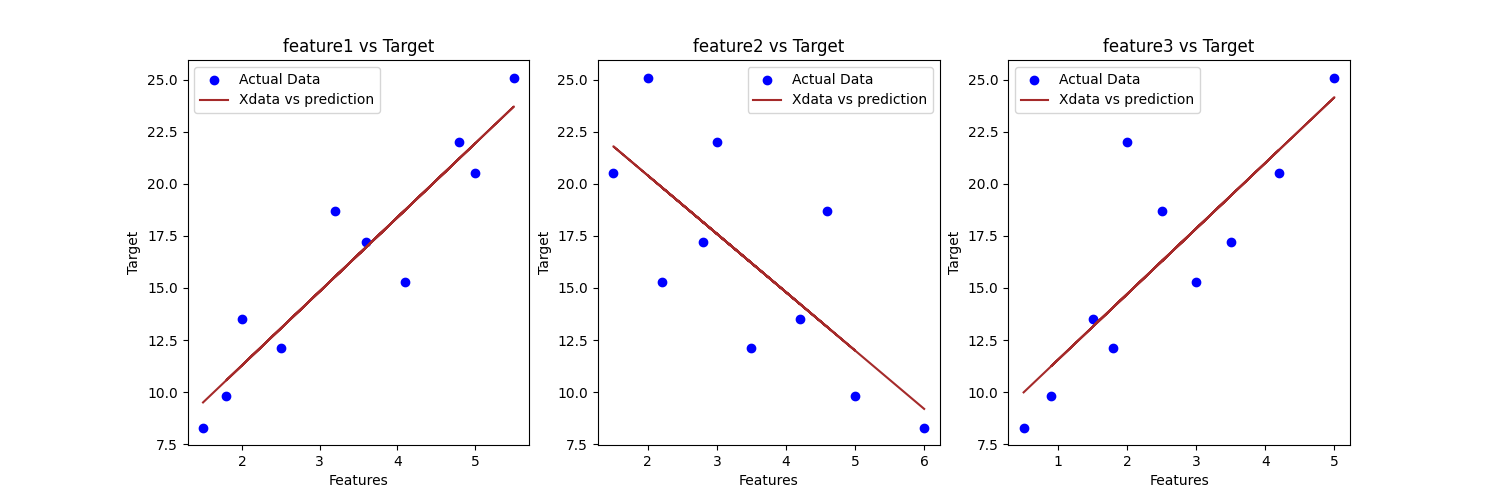

Source code (Python):
import matplotlib.pyplot as plt
import numpy as np
import pandas as pd
from sklearn.linear_model import LinearRegression
from datetime import datetime
import pytz

def main():
    time_zone = pytz.timezone('Asia/Manila')
    time = datetime.now(time_zone).strftime('%d-%m-%y %H:%M')

    data = {
        "feature1": [2.5, 4.1, 3.2, 5.0, 1.8, 3.6, 4.8, 2.0, 5.5, 1.5],
        "feature2": [3.5, 2.2, 4.6, 1.5, 5.0, 2.8, 3.0, 4.2, 2.0, 6.0],
        "feature3": [1.8, 3.0, 2.5, 4.2, 0.9, 3.5, 2.0, 1.5, 5.0, 0.5],
        "target": [12.1, 15.3, 18.7, 20.5, 9.8, 17.2, 22.0, 13.5, 25.1, 8.3]
    }

    Independent_var = ['feature1', 'feature2', 'feature3']
    Dependent_var = 'target'

    plt.figure(figsize=(15, 5))

    for i, feature in enumerate(Independent_var, 1):
        Xdata = np.array(data[feature]).reshape(-1, 1)
        ydata = np.array(data[Dependent_var]) 

        model = LinearRegression().fit(Xdata, ydata)

        plt.subplot(1, 3, i)
        plt.scatter(Xdata, ydata, color='blue', label='Actual Data') #Actual Data
        plt.plot(Xdata, model.predict(Xdata), color='brown', label='Xdata vs prediction')
        #plt.scatter(ydata, model.predict(Xdata), color='orange', alpha=0.7, label='data') #visualize actual data of Y and predicted data of Y
        #plt.plot([ydata.min(), ydata.max()], [ydata.min(), ydata.max()], '--r' ,label='Prediction') #for perfect prediction
        plt.title(f'{feature} vs Target')
        plt.xlabel('Features')
        plt.ylabel('Target')
        plt.legend()
        
    #plt.tight_layout()
    plt.savefig('practice.png')
    plt.show()


if __name__ == '__main__':
    main()